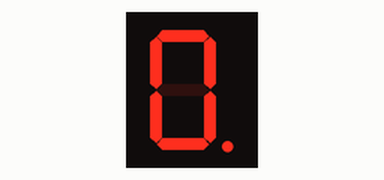
Simulated run of this sketch. Board: Arduino Uno, built with avr-gcc and run on an emulated ATmega328P. On the bench: 1-digit seven-segment display. Wiring (inferred from the names in the program): 1-digit 7-segment display, segments lit when HIGH: segments pin 13, pin 12, pin 11, pin 10, pin 9, pin 8, pin 7, pin 10. The segment pins are drawn as the display they are named for.

Above: at 0.2 s.
At 1.0 s:
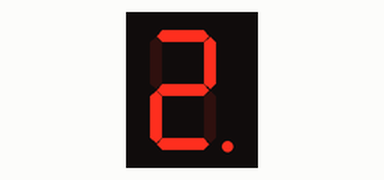
At 1.8 s:
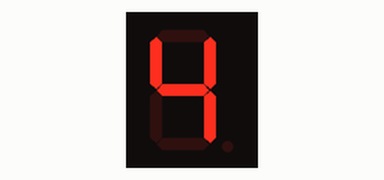
At 3.7 s:
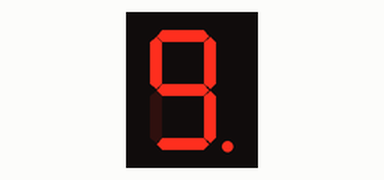
At 6.2 s:
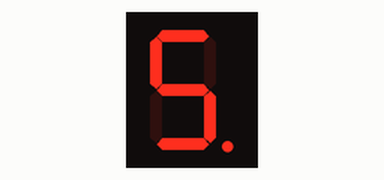
At 9.0 s:
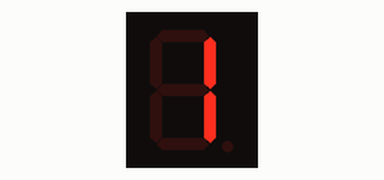

The sketch:

7_segment_led.ino
```cpp
/* seven segment tester */

int Apin = 13;
int Bpin = 12;
int Cpin = 11;
int Dpin = 10;
int Epin = 9;
int Fpin = 8;
int Gpin = 7;

int pause = 400;
int i;

void setup() {

  //establish output pins
  pinMode (Apin, OUTPUT);
  pinMode (Bpin, OUTPUT);
  pinMode (Cpin, OUTPUT);
  pinMode (Dpin, OUTPUT);
  pinMode (Epin, OUTPUT);
  pinMode (Fpin, OUTPUT);
  pinMode (Gpin, OUTPUT);

  Serial.begin(9600);

}

void loop() {
  for (i=0; i<10; i++)  {
  writeNumber(i);
  delay (pause);

  }

    for (i=10; i>=0 ; i--)  {
  writeNumber(i);
  delay (pause);

  }
}

// accept and display one number on LED
void  writeNumber (int x) {

  switch (x) {
    case 0:
      digitalWrite (Apin, HIGH);
      digitalWrite (Bpin, HIGH);
      digitalWrite (Cpin, HIGH);
      digitalWrite (Dpin, HIGH);
      digitalWrite (Epin, HIGH);
      digitalWrite (Fpin, HIGH);
      digitalWrite (Gpin, LOW);

      break;

    case 1 :
      digitalWrite (Apin, LOW);
      digitalWrite (Bpin, HIGH);
      digitalWrite (Cpin, HIGH);
      digitalWrite (Dpin, LOW);
      digitalWrite (Epin, LOW);
      digitalWrite (Fpin, LOW);
      digitalWrite (Gpin, LOW);

      break;

    case 2:
      digitalWrite (Apin, HIGH);
      digitalWrite (Bpin, HIGH);
      digitalWrite (Cpin, LOW);
      digitalWrite (Dpin, HIGH);
      digitalWrite (Epin, HIGH);
      digitalWrite (Fpin, LOW);
      digitalWrite (Gpin, HIGH);

      break;

    case 3:
      digitalWrite (Apin, HIGH);
      digitalWrite (Bpin, HIGH);
      digitalWrite (Cpin, HIGH);
      digitalWrite (Dpin, HIGH);
      digitalWrite (Epin, LOW);
      digitalWrite (Fpin, LOW);
      digitalWrite (Gpin, HIGH);

      break;

    case 4:
      digitalWrite (Apin, LOW);
      digitalWrite (Bpin, HIGH);
      digitalWrite (Cpin, HIGH);
      digitalWrite (Dpin, LOW);
      digitalWrite (Epin, LOW);
      digitalWrite (Fpin, HIGH);
      digitalWrite (Gpin, HIGH);

      break;

    case 5:
      digitalWrite (Apin, HIGH);
      digitalWrite (Bpin, LOW);
      digitalWrite (Cpin, HIGH);
      digitalWrite (Dpin, HIGH);
      digitalWrite (Epin, LOW);
      digitalWrite (Fpin, HIGH);
      digitalWrite (Gpin, HIGH);

      break;

    case 6:
      digitalWrite (Apin, HIGH);
      digitalWrite (Bpin, LOW);
      digitalWrite (Cpin, HIGH);
      digitalWrite (Dpin, HIGH);
      digitalWrite (Epin, HIGH);
      digitalWrite (Fpin, HIGH);
      digitalWrite (Gpin, HIGH);

      break;

    case 7:
      digitalWrite (Apin, HIGH);
      digitalWrite (Bpin, HIGH);
      digitalWrite (Cpin, HIGH);
      digitalWrite (Dpin, LOW);
      digitalWrite (Epin, LOW);
      digitalWrite (Fpin, LOW);
      digitalWrite (Gpin, LOW);

      break;

    case 8:
      digitalWrite (Apin, HIGH);
      digitalWrite (Bpin, HIGH);
      digitalWrite (Cpin, HIGH);
      digitalWrite (Dpin, HIGH);
      digitalWrite (Epin, HIGH);
      digitalWrite (Fpin, HIGH);
      digitalWrite (Gpin, HIGH);

      break;

    case 9:
      digitalWrite (Apin, HIGH);
      digitalWrite (Bpin, HIGH);
      digitalWrite (Cpin, HIGH);
      digitalWrite (Dpin, HIGH);
      digitalWrite (Epin, LOW);
      digitalWrite (Fpin, HIGH);
      digitalWrite (Gpin, HIGH);


  }
}
```

Measured:
- by itself, everything shown: repeats every 8.4 s, in 18 steps
- what the display in image 1 shows lasts 0.4 s, from 0.8 s to 1.2 s
- what the display in image 3 shows lasts 1.2 s, from 3.6 s to 4.8 s
